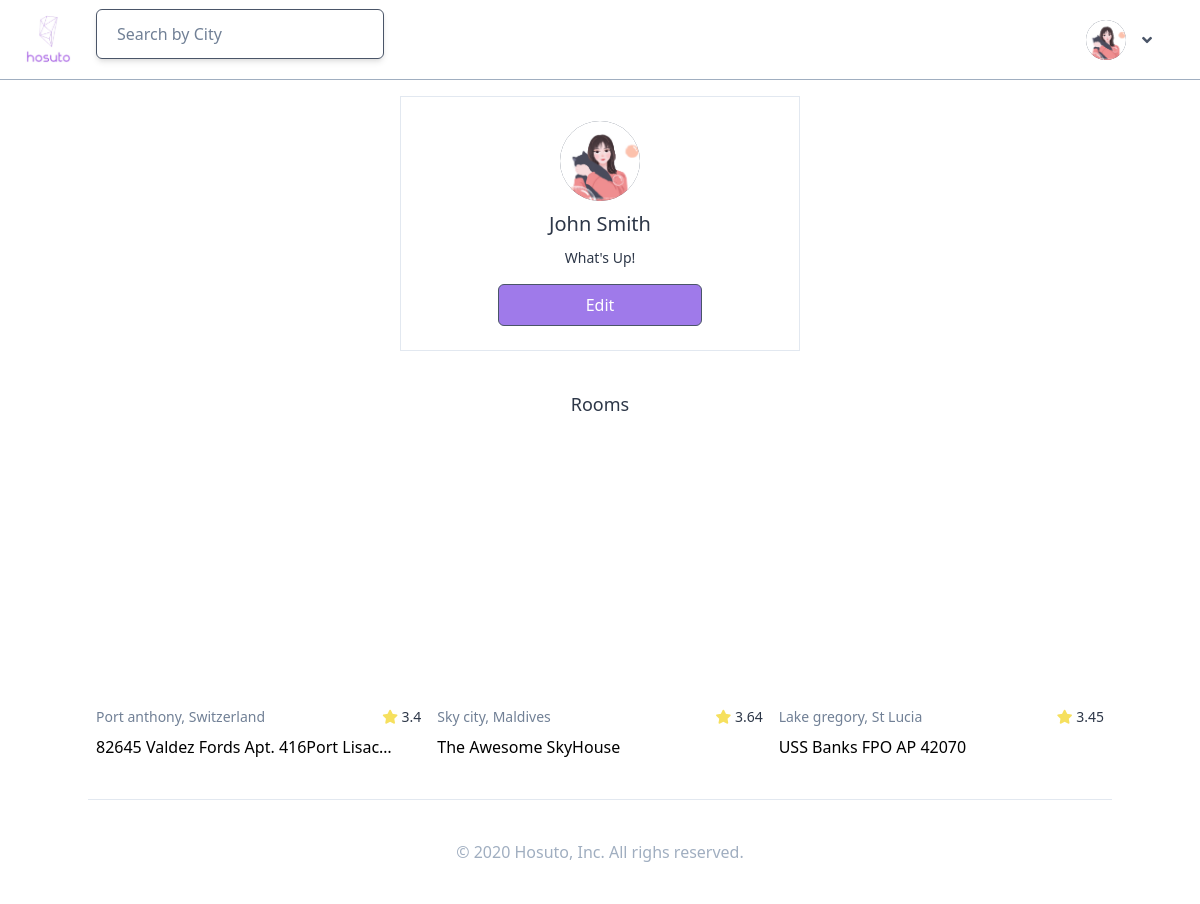
/users/37/ (signed in), run on the app's committed database.
### users/models.py (models this page shows, shortened)
class User(AbstractUser):
    GENDER_MALE = "male"
    GENDER_FEMALE = "female"
    GENDER_OTHER = "other"
    GENDER_CHOICES = ((GENDER_MALE, "Male"),(GENDER_FEMALE, "Female"),(GENDER_OTHER, "Other"),)
    LANGUAGE_EN = "english"
    LANGUAGE_SP = "spanish"
    LANGUAGE_CN = "chinese"
    LANGUAGE_KR = "korean"
    LANGUAGE_CHOICES = ((LANGUAGE_EN, "Englsih"),(LANGUAGE_SP, "Spanish"),(LANGUAGE_CN, "Chinese"),(LANGUAGE_KR, "Korean"),)
    CURRENCY_USD = "usd"
    CURRENCY_EUR = "eur"
    CURRENCY_CNY = "cny"
    CURRENCY_KRW = "krw"
    CURRENCY_CHOICES = ((CURRENCY_USD, "USD"),(CURRENCY_EUR, "EUR"),(CURRENCY_CNY, "CNY"),(CURRENCY_KRW, "KRW"))
    LOGIN_EMAIL = "email"
    LOGIN_GITHUB = "github"
    LOGIN_GOOGLE = "google"
    LOGIN_CHOICES = ((LOGIN_EMAIL, "Email"), (LOGIN_GITHUB, "Github"), (LOGIN_GOOGLE, "Google"),)
    avatar = models.ImageField(upload_to="avatars",  blank=True)
    gender = models.CharField(choices=GENDER_CHOICES, max_length=10, blank=True)
    bio = models.TextField(default="", blank=True)
    birthdate = models.DateField(null=True, blank=True)
    language = models.CharField(choices=LANGUAGE_CHOICES, max_length=10, blank=True)
    currency = models.CharField(choices=CURRENCY_CHOICES, max_length=10, blank=True)
    superhost = models.BooleanField(default=False)
    email_verified = models.BooleanField(default=False)
    email_secret = models.CharField(max_length=120, default="", blank=True)
    login_method = models.CharField(max_length=50, choices=LOGIN_CHOICES, default=LOGIN_EMAIL)
    objects = core_managers.CustomUserManager()
    def get_absolute_url(self):
        return reverse("users:profile", kwargs={"pk": self.pk})

### rooms/models.py (models this page shows, shortened)
class Room(core_models.TimeStampedModel):
    name = models.CharField(max_length=120)
    description = models.TextField()
    country = CountryField()
    city = models.CharField(max_length=80)
    price = models.IntegerField()
    address = models.CharField(max_length=150)
    guests = models.IntegerField()
    beds = models.IntegerField()
    bedrooms = models.IntegerField()
    baths = models.IntegerField()
    check_in = models.TimeField()
    check_out = models.TimeField()
    instant_book = models.BooleanField(default=False)
    host = models.ForeignKey(user_models.User, related_name="rooms", on_delete=models.CASCADE)
    room_type = models.ForeignKey(RoomType, related_name="rooms", on_delete=models.SET_NULL, null=True)
    amenities = models.ManyToManyField(Amenity, related_name="rooms", blank=True)
    facilities = models.ManyToManyField(Facility, related_name="rooms", blank=True)
    house_rules = models.ManyToManyField(HouseRule, related_name="rooms", blank=True)
    def total_rating(self):
        all_reviews = self.reviews.all()
        all_ratings = 0
        if len(all_reviews) > 0:
            for review in all_reviews:
                all_ratings += review.rating_average()
            return round(all_ratings / len(all_reviews), 2)
    def first_photo(self):
        try:
            photo, = self.photos.all()[:1]
            return photo.file.url
        except ValueError:
            return None

class Photo(core_models.TimeStampedModel):
    caption = models.CharField(max_length=80)
    file = models.ImageField(upload_to="room-photos")
    room = models.ForeignKey("Room", related_name="photos", on_delete=models.CASCADE)

### reviews/models.py (models this page shows, shortened)
class Review(core_models.TimeStampedModel):
    review = models.TextField()
    accuracy = models.IntegerField(validators=[MinValueValidator(1), MaxValueValidator(5)])
    communication = models.IntegerField(validators=[MinValueValidator(1), MaxValueValidator(5)])
    cleanliness = models.IntegerField(validators=[MinValueValidator(1), MaxValueValidator(5)])
    value = models.IntegerField(validators=[MinValueValidator(1), MaxValueValidator(5)])
    user = models.ForeignKey("users.User", related_name="reviews", on_delete=models.CASCADE)
    room = models.ForeignKey("rooms.Room", related_name="reviews", on_delete=models.CASCADE)
    def rating_average(self):
        average = (self.accuracy + self.communication + self.cleanliness + self.value)/4
        return round(average, 2)
    rating_average.short_description = "Avg."
    class Meta:
        ordering = ("-created",)

### users/views.py (the view)
# urls.py: path("<int:pk>/", views.UserProfileView.as_view(), name="profile"),
class UserProfileView(DetailView):
    model = User
    context_object_name = "user_obj"
    def get_context_data(self, **kwargs):
        context = super().get_context_data(**kwargs)
        return context

### templates/users/user_detail.html
{% extends 'base.html' %}
{% load static %}
{% block content %}
    <div class="container xl:w-1/4 lg:w-1/3 md:w-1/2 mx-auto mt-24 mb-10 flex flex-col items-center p-6 border">
        {% include 'mixins/user_avatar.html' with user=user_obj %}
        <span class="text-xl mt-2">{{user_obj.first_name}} {{user_obj.last_name}}</span>
        <span class="mt-2 text-sm">{{user_obj.bio}}</span>
        {% if user == user_obj %}
            <a href="{% url 'users:update' %}" class="btn-link mt-4">Edit</a>
        {% endif %}
    </div>
    <div class="container mx-auto">
        {% if user_obj.rooms.count > 0 %}
            <div class="container flex flex-col items-center">
                <h3 class="mb-6 text-lg">Rooms</h3>
                <div class="flex w-full flex-wrap">
                    {% for room in user_obj.rooms.all %}
                        {% include 'mixins/room_card.html' with room=room %}
                    {% endfor %}
                </div>
            </div>
        {% endif %}
    </div>
{% endblock %}

### templates/mixins/user_avatar.html
<div class="{{h|default:'h-20'}} {{w|default:'w-20'}} bg-gray-700 rounded-full text-white flex justify-center items-center overflow-hidden">
    {% if user.avatar %}
        <img class="w-full h-full" src="{{user.avatar.url}}">
    {% else %}
        <span class="{{text|default:'text-3xl'}}">{{user.first_name|first}}</span>
    {% endif %}
</div>

### templates/mixins/room_card.html
<div class="xl:w-1/4 lg:w-1/3 md:w-1/2 sm:w-1/2 w-11/12 mb-10 px-2 mx-auto">
    <a href="{% url 'rooms:detail' room.pk %}">
        <div class="w-full h-64 bg-cover bg-center rounded-md mb-2" style="background-image: url({{room.first_photo}});">
        </div>
        <div class="flex justify-between mb-2">
            <span class="text-sm text-gray-600 w-9/12 block truncate">
                {{room.city}}, {{room.country.name}}
            </span>
            <span class="text-sm">
                <i class="fas fa-star text-yellow-400 text-s"></i> {{room.total_rating}}
            </span>
        </div>
        <span class="text-black w-11/12 block truncate">{{room.name}}</span>
    </a>
</div>

### data on the page
User: avatar (picture), first_name "John", last_name "Smith", bio "What's Up!"
Room: city "Port anthony", country.name "Switzerland", total_rating "3.4", name "82645 Valdez Fords Apt. 416Port Lisac…"
Room: city "Sky city", country.name "Maldives", total_rating "3.64", name "The Awesome SkyHouse"
Room: city "Lake gregory", country.name "St Lucia", total_rating "3.45", name "USS Banks FPO AP 42070"
